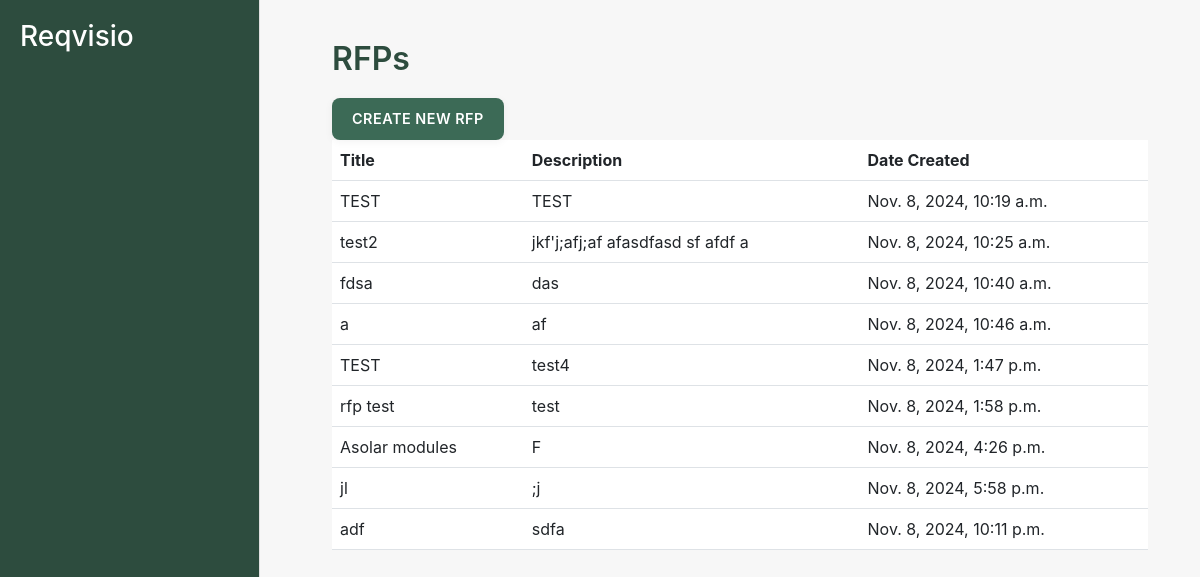
Before: /procurement01/rfps/ (signed in) with the older database file.
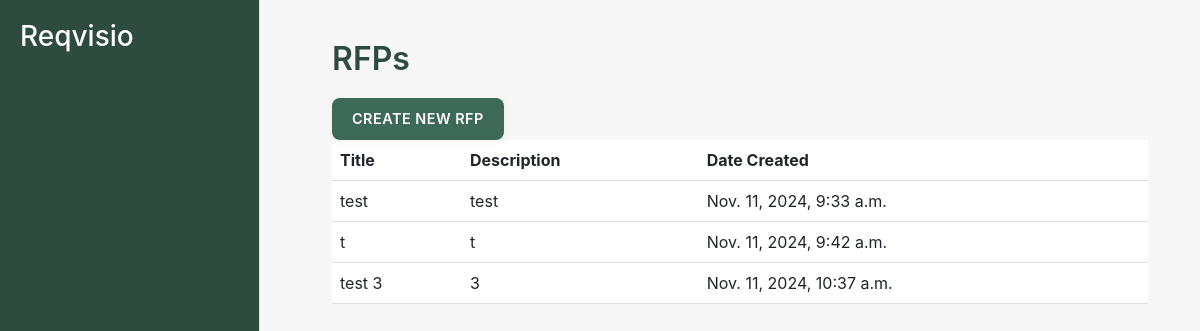
After: the same page with the newer database file.
### procurement01/models.py (models this page shows, shortened)
class RFP(models.Model):
    title = models.CharField(max_length=255)
    description = models.TextField()
    created_at = models.DateTimeField(auto_now_add=True)
    updated_at = models.DateTimeField(auto_now=True)
    deleted_at = models.DateTimeField(null=True, blank=True)

### procurement01/views.py (the view)
# urls.py: path('rfps/', views.rfp_list_view, name='rfp_list'),
@login_required
def rfp_list_view(request):
    rfps = RFP.objects.all()  # You might want to filter by the user's company if needed
    return render(request, 'procurement01/rfp_list.html', {'rfps': rfps})

### procurement01/templates/procurement01/rfp_list.html
{% extends 'procurement01/layout.html' %}
{% block content %}
<h2>RFPs</h2>
<a href="{% url 'create_rfp_step1' %}" class="btn btn-primary">Create New RFP</a>
<table class="table">
    <thead>
        <tr>
            <th>Title</th>
            <th>Description</th>
            <th>Date Created</th>
        </tr>
    </thead>
    <tbody>
        {% for rfp in rfps %}
        <tr>
            <td>{{ rfp.title }}</td>
            <td>{{ rfp.description }}</td>
            <td>{{ rfp.created_at }}</td>
        </tr>
        {% empty %}
        <tr>
            <td colspan="3">No RFPs available.</td>
        </tr>
        {% endfor %}
    </tbody>
</table>
{% endblock %}

### procurement01/templates/procurement01/layout.html (shortened to what this page needs)
{% load static %}
<!DOCTYPE html>
<html lang="en">
<head>
    <link href="https://cdn.jsdelivr.net/npm/@yaireo/tagify/dist/tagify.css" rel="stylesheet">
    <link href="https://cdn.jsdelivr.net/npm/bootstrap@5.3.0-alpha3/dist/css/bootstrap.min.css" rel="stylesheet">
    <link href="{% static 'style.css' %}" rel="stylesheet">
    <link href="https://cdn.jsdelivr.net/npm/bootstrap-icons@1.10.0/font/bootstrap-icons.css" rel="stylesheet">
</head>
<body>
    <div class="sidebar d-flex flex-column">
        <h3>Reqvisio</h3>
    </div>
    <div class="main-content">
        <div class="container">
            {% block content %}{% endblock %}
        </div>
    </div>
</body>
</html>

### procurement01/static/style.css (style rules this page uses)
body { font-family: -apple-system, BlinkMacSystemFont, "Segoe UI", Roboto, Helvetica, Arial, sans-serif; background-color: #f7f7f7; color: #333; display: flex; margin: 0; padding: 0; }
.main-content { margin-left: 280px; padding: 40px; width: calc(100% - 280px); }
h2 { color: #2d4c3e; font-weight: 600; margin-bottom: 20px; }
.btn { font-size: 0.9em; border-radius: 8px; padding: 10px 20px; font-weight: 600; text-transform: uppercase; letter-spacing: 0.5px; border: none; box-shadow: 0px 2px 8px rgba(0, 0, 0, 0.05); transition: background-color 0.3s; }
.btn-primary { background-color: #3c6a56; color: #ffffff; }
.sidebar { width: 260px; background-color: #2d4c3e; height: 100vh; padding: 20px; position: fixed; color: #ffffff; display: flex; flex-direction: column; justify-content: space-between; gap: 30px; border-right: 1px solid #e0e0e0; }
.sidebar h3 { margin-bottom: 20px; }
.btn-primary { background-color: #3c6a56; border: none; font-weight: 600; text-transform: uppercase; padding: 10px 20px; border-radius: 8px; transition: background-color 0.3s; }

Changed rows visible on the page:
removed RFP: title "TEST", description "TEST", created_at "Nov. 8, 2024, 10:19 a.m."
removed RFP: title "test2", description "jkf'j;afj;af afasdfasd sf afdf a", created_at "Nov. 8, 2024, 10:25 a.m."
removed RFP: title "fdsa", description "das", created_at "Nov. 8, 2024, 10:40 a.m."
removed RFP: title "a", description "af", created_at "Nov. 8, 2024, 10:46 a.m."
removed RFP: title "TEST", description "test4", created_at "Nov. 8, 2024, 1:47 p.m."
removed RFP: title "rfp test", description "test", created_at "Nov. 8, 2024, 1:58 p.m."
removed RFP: title "Asolar modules", description "F", created_at "Nov. 8, 2024, 4:26 p.m."
removed RFP: title "jl", description ";j", created_at "Nov. 8, 2024, 5:58 p.m."
removed RFP: title "adf", description "sdfa", created_at "Nov. 8, 2024, 10:11 p.m."
added RFP: title "test", description "test", created_at "Nov. 11, 2024, 9:33 a.m."
added RFP: title "t", description "t", created_at "Nov. 11, 2024, 9:42 a.m."
added RFP: title "test 3", description "3", created_at "Nov. 11, 2024, 10:37 a.m."
